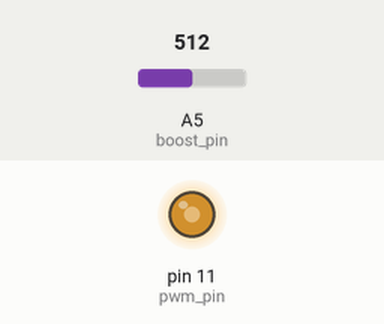
This sketch was run on a simulated Arduino Uno, built with avr-gcc and run on an emulated ATmega328P. Parts: output pins drawn as LEDs (lit = HIGH). The test bench sets the inputs (shaded band); at power-on: A5 (boost_pin) = 512. What the sketch prints to the serial monitor is not drawn.

Above: at 1.2 s.
1.3 s: A5 (boost_pin) set to 549
At 2.4 s:
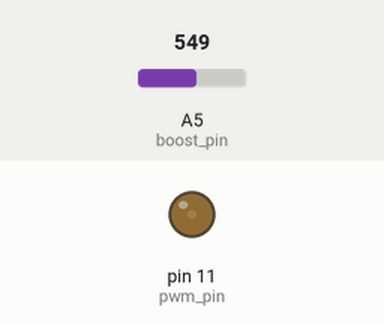
3.4 s: A5 (boost_pin) set to 511
At 5.2 s:
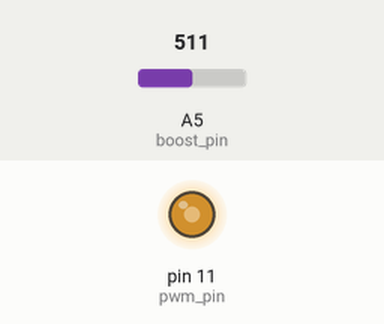
5.5 s: A5 (boost_pin) set to 716
At 6.8 s:
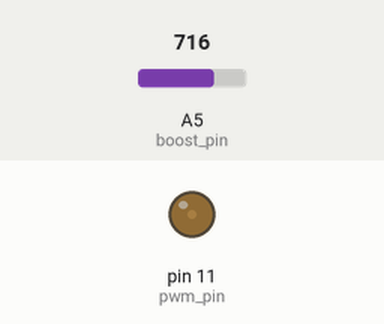
7.6 s: A5 (boost_pin) set to 306
At 9.7 s:
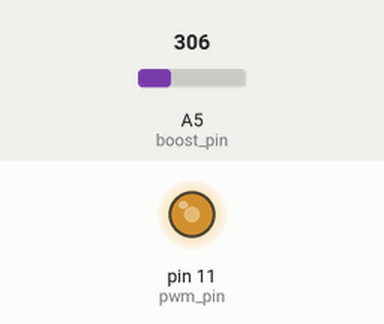
Timing chart, 0 to 10.7 s (numbered marks = the images above; inputs shaded):
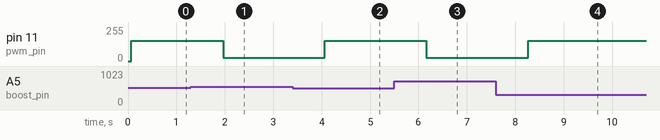

Measured:
- the behaviour switches between 537 and 538 on A5 (boost_pin) (found by bisection; images 0 and 1)
- after the input at 1.3 s, pin 11 (pwm_pin): 153/255 → 25/255 after 0.67 s
- after the input at 3.4 s, pin 11 (pwm_pin): 25/255 → 153/255 after 0.67 s
- after the input at 5.5 s, pin 11 (pwm_pin): 153/255 → 25/255 after 0.67 s
- after the input at 7.6 s, pin 11 (pwm_pin): 25/255 → 153/255 after 0.67 s

The sketch:

FeedbackPWM.ino
```cpp
int pwm_pin = 11;
double pwm_freq = 127;
double duty_cycle = 50;
int boost_pin = A5; // subject to change
int boost_out;
const int reference = 532; // ((9.2/3.55)/5)*1023
const int error = 5; // (5/1023)*(5 V range)*(3.55 Division factor) is 0.09 V error

void setup() {
  Serial.begin(9600);
  TCCR2B = (TCCR2B & 0b11111000) | 0x01; // sets Timer2 frequency at 31372.55 Hz
  pinMode(pwm_pin, OUTPUT);

}

void loop() {
  // delay(64000) or 64000 millis() ~ 1 second

  analogWrite(pwm_pin, (int)pwm_freq);
  boost_out = analogRead(boost_pin);

  if ((boost_out < (reference - error)) && (duty_cycle < 60))
  {
    pwm_freq = pwm_freq + 1;
  }
  else if (boost_out > (reference + error) && (duty_cycle > 10))
  {
    pwm_freq = pwm_freq - 1;
  }

  duty_cycle = (pwm_freq/255)*100;
  Serial.print(duty_cycle);

}
```
